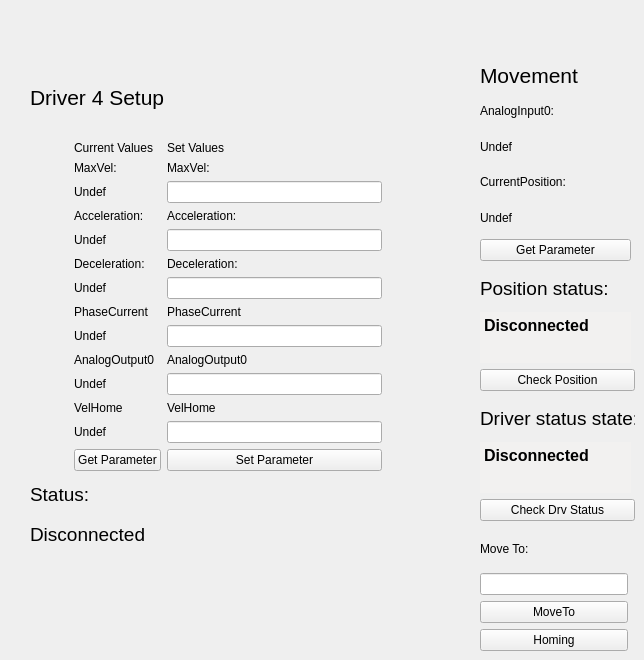
          <widget class="QWidget" name="tab_6">
           <attribute name="title">
            <string>4</string>
           </attribute>
           <attribute name="toolTip">
            <string>Driver 4 Setup and Movimentation</string>
           </attribute>
           <widget class="QWidget" name="layoutWidget_7">
            <property name="geometry">
             <rect>
              <x>480</x>
              <y>530</y>
              <width>148</width>
              <height>121</height>
             </rect>
            </property>
            <layout class="QVBoxLayout" name="verticalLayout_57">
             <item>
              <widget class="QLabel" name="label_219">
               <property name="text">
                <string>Move To:</string>
               </property>
              </widget>
             </item>
             <item>
              <widget class="QLineEdit" name="LineEditMoveToValue_4">
               <property name="toolTip">
                <string>Position to move driver 4</string>
               </property>
              </widget>
             </item>
             <item>
              <widget class="QPushButton" name="MoveTo_4">
               <property name="toolTip">
                <string>Move driver 4 to the position specified above</string>
               </property>
               <property name="text">
                <string>MoveTo</string>
               </property>
              </widget>
             </item>
             <item>
              <widget class="QPushButton" name="Homing_4">
               <property name="toolTip">
                <string>Execute the driver 4 homing procedure</string>
               </property>
               <property name="text">
                <string>Homing</string>
               </property>
              </widget>
             </item>
            </layout>
           </widget>
           <widget class="QWidget" name="layoutWidget_9">
            <property name="geometry">
             <rect>
              <x>480</x>
              <y>60</y>
              <width>151</width>
              <height>201</height>
             </rect>
            </property>
            <layout class="QVBoxLayout" name="verticalLayout_58">
             <item>
              <widget class="QLabel" name="label_222">
               <property name="font">
                <font>
                 <pointsize>16</pointsize>
                </font>
               </property>
               <property name="text">
                <string>Movement</string>
               </property>
              </widget>
             </item>
             <item>
              <widget class="QLabel" name="label_223">
               <property name="text">
                <string>AnalogInput0:</string>
               </property>
              </widget>
             </item>
             <item>
              <widget class="QLabel" name="LabelMovAnalogInput0_4">
               <property name="toolTip">
                <string>Current value of driver 4 AnalogInput(0)</string>
               </property>
               <property name="text">
                <string>Undef</string>
               </property>
              </widget>
             </item>
             <item>
              <widget class="QLabel" name="label_224">
               <property name="text">
                <string>CurrentPosition:</string>
               </property>
              </widget>
             </item>
             <item>
              <widget class="QLabel" name="LabelMovCurrentPosition_4">
               <property name="toolTip">
                <string>Current value of driver 4 CurrentPosition</string>
               </property>
               <property name="text">
                <string>Undef</string>
               </property>
              </widget>
             </item>
             <item>
              <widget class="QPushButton" name="GetParameterMov_4">
               <property name="toolTip">
                <string>Get position parameters of driver 4</string>
               </property>
               <property name="text">
                <string>Get Parameter</string>
               </property>
              </widget>
             </item>
            </layout>
           </widget>
           <widget class="QWidget" name="layoutWidget_8">
            <property name="geometry">
             <rect>
              <x>30</x>
              <y>60</y>
              <width>352</width>
              <height>491</height>
             </rect>
            </property>
            <layout class="QGridLayout" name="gridLayout_37">
             <item row="0" column="0" colspan="3">
              <widget class="QLabel" name="label_68">
               <property name="font">
                <font>
                 <pointsize>16</pointsize>
                </font>
               </property>
               <property name="text">
                <string>Driver 4 Setup</string>
               </property>
              </widget>
             </item>
             <item row="1" column="0">
              <layout class="QVBoxLayout" name="verticalLayout_10">
               <item>
                <widget class="QLabel" name="Images_4">
                 <property name="minimumSize">
                  <size>
                   <width>0</width>
                   <height>100</height>
                  </size>
                 </property>
                 <property name="maximumSize">
                  <size>
                   <width>200</width>
                   <height>150</height>
                  </size>
                 </property>
                 <property name="text">
                  <string/>
                 </property>
                 <property name="pixmap">
                  <pixmap resource="file.qrc">:/Driver.jpg</pixmap>
                 </property>
                 <property name="scaledContents">
                  <bool>true</bool>
                 </property>
                </widget>
               </item>
               <item>
                <widget class="QLabel" name="label_69">
                 <property name="text">
                  <string/>
                 </property>
                </widget>
               </item>
              </layout>
             </item>
             <item row="1" column="1">
              <widget class="QLabel" name="label_350">
               <property name="minimumSize">
                <size>
                 <width>25</width>
                 <height>0</height>
                </size>
               </property>
               <property name="text">
                <string/>
               </property>
              </widget>
             </item>
             <item row="1" column="2">
              <layout class="QGridLayout" name="gridLayout_15">
               <item row="0" column="0">
                <widget class="QLabel" name="label_70">
                 <property name="text">
                  <string>Current Values</string>
                 </property>
                </widget>
               </item>
               <item row="0" column="1">
                <widget class="QLabel" name="label_71">
                 <property name="text">
                  <string>Set Values</string>
                 </property>
                </widget>
               </item>
               <item row="1" column="0">
                <widget class="QLabel" name="label_72">
                 <property name="text">
                  <string>MaxVel:</string>
                 </property>
                </widget>
               </item>
               <item row="1" column="1">
                <widget class="QLabel" name="label_73">
                 <property name="text">
                  <string>MaxVel:</string>
                 </property>
                </widget>
               </item>
               <item row="2" column="0">
                <widget class="QLabel" name="LabelMaxVelSetup_4">
                 <property name="toolTip">
                  <string>Current value of driver 4 MaxVel</string>
                 </property>
                 <property name="text">
                  <string>Undef</string>
                 </property>
                </widget>
               </item>
               <item row="2" column="1">
                <widget class="QLineEdit" name="LineEditMaxVelSetup_4">
                 <property name="toolTip">
                  <string>&lt;html&gt;&lt;head/&gt;&lt;body&gt;&lt;p&gt;MaxVel of driver 4 to set&lt;/p&gt;&lt;/body&gt;&lt;/html&gt;</string>
                 </property>
                </widget>
               </item>
               <item row="3" column="0">
                <widget class="QLabel" name="label_74">
                 <property name="text">
                  <string>Acceleration:</string>
                 </property>
                </widget>
               </item>
               <item row="3" column="1">
                <widget class="QLabel" name="label_75">
                 <property name="text">
                  <string>Acceleration:</string>
                 </property>
                </widget>
               </item>
               <item row="4" column="0">
                <widget class="QLabel" name="LabelAccelerationSetup_4">
                 <property name="toolTip">
                  <string>Current value of driver 4 Acceleration</string>
                 </property>
                 <property name="text">
                  <string>Undef</string>
                 </property>
                </widget>
               </item>
               <item row="4" column="1">
                <widget class="QLineEdit" name="LineEditAccelerationSetup_4">
                 <property name="toolTip">
                  <string>&lt;html&gt;&lt;head/&gt;&lt;body&gt;&lt;p&gt;Acceleration of driver 4 to set&lt;/p&gt;&lt;/body&gt;&lt;/html&gt;</string>
                 </property>
                </widget>
               </item>
               <item row="5" column="0">
                <widget class="QLabel" name="label_76">
                 <property name="text">
                  <string>Deceleration:</string>
                 </property>
                </widget>
               </item>
               <item row="5" column="1">
                <widget class="QLabel" name="label_77">
                 <property name="text">
                  <string>Deceleration:</string>
                 </property>
                </widget>
               </item>
               <item row="6" column="0">
                <widget class="QLabel" name="LabelDecelerationSetup_4">
                 <property name="toolTip">
                  <string>Current value of driver 4 Deceleration</string>
                 </property>
                 <property name="text">
                  <string>Undef</string>
                 </property>
                </widget>
               </item>
               <item row="6" column="1">
                <widget class="QLineEdit" name="LineEditDecelerationSetup_4">
                 <property name="toolTip">
                  <string>&lt;html&gt;&lt;head/&gt;&lt;body&gt;&lt;p&gt;Deceleration of driver 4 to set&lt;/p&gt;&lt;/body&gt;&lt;/html&gt;</string>
                 </property>
                </widget>
               </item>
               <item row="7" column="0">
                <widget class="QLabel" name="label_78">
                 <property name="text">
                  <string>PhaseCurrent</string>
                 </property>
                </widget>
               </item>
               <item row="7" column="1">
                <widget class="QLabel" name="label_79">
                 <property name="text">
                  <string>PhaseCurrent</string>
                 </property>
                </widget>
               </item>
               <item row="8" column="0">
                <widget class="QLabel" name="LabelPhaseCurrentSetup_4">
                 <property name="toolTip">
                  <string>Current value of driver 4 PhaseCurrent</string>
                 </property>
                 <property name="text">
                  <string>Undef</string>
                 </property>
                </widget>
               </item>
               <item row="8" column="1">
                <widget class="QLineEdit" name="LineEditPhaseCurrentSetup_4">
                 <property name="toolTip">
                  <string>&lt;html&gt;&lt;head/&gt;&lt;body&gt;&lt;p&gt; PhaseCurrent of driver 4 to set&lt;/p&gt;&lt;/body&gt;&lt;/html&gt;</string>
                 </property>
                </widget>
               </item>
               <item row="9" column="0">
                <widget class="QLabel" name="label_80">
                 <property name="text">
                  <string>AnalogOutput0</string>
                 </property>
                </widget>
               </item>
               <item row="9" column="1">
                <widget class="QLabel" name="label_81">
                 <property name="text">
                  <string>AnalogOutput0</string>
                 </property>
                </widget>
               </item>
               <item row="10" column="0">
                <widget class="QLabel" name="LabelAnalogOutputSetup_4">
                 <property name="toolTip">
                  <string>Current value of driver 4 AnalogOutput(0)</string>
                 </property>
                 <property name="text">
                  <string>Undef</string>
                 </property>
                </widget>
               </item>
               <item row="10" column="1">
                <widget class="QLineEdit" name="LineEditAnalogOutputSetup_4">
                 <property name="toolTip">
                  <string>&lt;html&gt;&lt;head/&gt;&lt;body&gt;&lt;p&gt; AnalogOutput(0) of driver 4 to set&lt;/p&gt;&lt;/body&gt;&lt;/html&gt;</string>
                 </property>
                </widget>
               </item>
               <item row="11" column="0">
                <widget class="QLabel" name="label_351">
                 <property name="text">
                  <string>VelHome</string>
                 </property>
                </widget>
               </item>
               <item row="11" column="1">
                <widget class="QLabel" name="label_352">
                 <property name="text">
                  <string>VelHome</string>
                 </property>
                </widget>
               </item>
               <item row="12" column="0">
                <widget class="QLabel" name="LabelVelHomeSetup_4">
                 <property name="toolTip">
                  <string>Current value of driver 4 VelHome</string>
                 </property>
                 <property name="text">
                  <string>Undef</string>
                 </property>
                </widget>
               </item>
               <item row="12" column="1">
                <widget class="QLineEdit" name="LineEditVelHomeSetup_4">
                 <property name="toolTip">
                  <string>&lt;html&gt;&lt;head/&gt;&lt;body&gt;&lt;p&gt; VelHome of driver 4 to set&lt;/p&gt;&lt;/body&gt;&lt;/html&gt;</string>
                 </property>
                </widget>
               </item>
               <item row="13" column="0">
                <widget class="QPushButton" name="GetParameterDriver_4">
                 <property name="toolTip">
                  <string>&lt;html&gt;&lt;head/&gt;&lt;body&gt;&lt;p&gt;Get the current parameter of the driver 4&lt;/p&gt;&lt;/body&gt;&lt;/html&gt;</string>
                 </property>
                 <property name="text">
                  <string>Get Parameter</string>
                 </property>
                </widget>
               </item>
               <item row="13" column="1">
                <widget class="QPushButton" name="SetParameterDriver_4">
                 <property name="toolTip">
                  <string>&lt;html&gt;&lt;head/&gt;&lt;body&gt;&lt;p&gt;Set parameter of driver 4. Nota bene: in order to accomplished the command you have to set all the fields above.&lt;/p&gt;&lt;/body&gt;&lt;/html&gt;</string>
                 </property>
                 <property name="text">
                  <string>Set Parameter</string>
                 </property>
                </widget>
               </item>
              </layout>
             </item>
             <item row="2" column="0" colspan="3">
              <layout class="QVBoxLayout" name="verticalLayout_11">
               <item>
                <widget class="QLabel" name="label_82">
                 <property name="font">
                  <font>
                   <pointsize>14</pointsize>
                  </font>
                 </property>
                 <property name="text">
                  <string>Status:</string>
                 </property>
                </widget>
               </item>
               <item>
                <widget class="QLabel" name="LabelStatusDriver4">
                 <property name="font">
                  <font>
                   <pointsize>14</pointsize>
                  </font>
                 </property>
                 <property name="toolTip">
                  <string>Driver 4 Status</string>
                 </property>
                 <property name="text">
                  <string>Disconnected</string>
                 </property>
                </widget>
               </item>
              </layout>
             </item>
            </layout>
           </widget>
           <widget class="QWidget" name="layoutWidget_44">
            <property name="geometry">
             <rect>
              <x>480</x>
              <y>270</y>
              <width>155</width>
              <height>121</height>
             </rect>
            </property>
            <layout class="QVBoxLayout" name="verticalLayout_81">
             <item>
              <layout class="QVBoxLayout" name="verticalLayout_37">
               <item>
                <widget class="QLabel" name="label_291">
                 <property name="font">
                  <font>
                   <pointsize>14</pointsize>
                  </font>
                 </property>
                 <property name="text">
                  <string>Position status:</string>
                 </property>
                </widget>
               </item>
               <item>
                <widget class="QTextEdit" name="LabelPositionStatus_4">
                 <property name="maximumSize">
                  <size>
                   <width>151</width>
                   <height>51</height>
                  </size>
                 </property>
                 <property name="palette">
                  <palette>
                   <active>
                    <colorrole role="Base">
                     <brush brushstyle="SolidPattern">
                      <color alpha="255">
                       <red>242</red>
                       <green>241</green>
                       <blue>240</blue>
                      </color>
                     </brush>
                    </colorrole>
                   </active>
                   <inactive>
                    <colorrole role="Base">
                     <brush brushstyle="SolidPattern">
                      <color alpha="255">
                       <red>242</red>
                       <green>241</green>
                       <blue>240</blue>
                      </color>
                     </brush>
                    </colorrole>
                   </inactive>
                   <disabled>
                    <colorrole role="Base">
                     <brush brushstyle="SolidPattern">
                      <color alpha="255">
                       <red>255</red>
                       <green>255</green>
                       <blue>255</blue>
                      </color>
                     </brush>
                    </colorrole>
                   </disabled>
                  </palette>
                 </property>
                 <property name="font">
                  <font>
                   <pointsize>12</pointsize>
                   <weight>75</weight>
                   <bold>true</bold>
                  </font>
                 </property>
                 <property name="toolTip">
                  <string>&lt;html&gt;&lt;head/&gt;&lt;body&gt;&lt;p&gt;&lt;span style=&quot; font-size:11pt; font-weight:400;&quot;&gt;Here is printed the correspondence between the estimated position and the CurrentPosition of the driver 4.&lt;/span&gt;&lt;/p&gt;&lt;/body&gt;&lt;/html&gt;</string>
                 </property>
                 <property name="frameShape">
                  <enum>QFrame::NoFrame</enum>
                 </property>
                 <property name="html">
                  <string>&lt;!DOCTYPE HTML PUBLIC &quot;-//W3C//DTD HTML 4.0//EN&quot; &quot;http://www.w3.org/TR/REC-html40/strict.dtd&quot;&gt;
&lt;html&gt;&lt;head&gt;&lt;meta name=&quot;qrichtext&quot; content=&quot;1&quot; /&gt;&lt;style type=&quot;text/css&quot;&gt;
p, li { white-space: pre-wrap; }
&lt;/style&gt;&lt;/head&gt;&lt;body style=&quot; font-family:'.SF NS Text'; font-size:12pt; font-weight:600; font-style:normal;&quot;&gt;
&lt;p style=&quot; margin-top:0px; margin-bottom:0px; margin-left:0px; margin-right:0px; -qt-block-indent:0; text-indent:0px;&quot;&gt;&lt;span style=&quot; font-family:'Ubuntu';&quot;&gt;Disconnected&lt;/span&gt;&lt;/p&gt;&lt;/body&gt;&lt;/html&gt;</string>
                 </property>
                 <property name="textInteractionFlags">
                  <set>Qt::TextSelectableByMouse</set>
                 </property>
                </widget>
               </item>
              </layout>
             </item>
             <item>
              <widget class="QPushButton" name="CheckPositionButton_4">
               <property name="toolTip">
                <string>&lt;html&gt;&lt;head/&gt;&lt;body&gt;&lt;p&gt;Verify the correspondence between the estimated position and the current position of the driver 4.&lt;/p&gt;&lt;/body&gt;&lt;/html&gt;</string>
               </property>
               <property name="text">
                <string>Check Position</string>
               </property>
              </widget>
             </item>
            </layout>
           </widget>
           <widget class="QWidget" name="layoutWidget_58">
            <property name="geometry">
             <rect>
              <x>480</x>
              <y>400</y>
              <width>155</width>
              <height>121</height>
             </rect>
            </property>
            <layout class="QVBoxLayout" name="verticalLayout_98">
             <item>
              <layout class="QVBoxLayout" name="verticalLayout_99">
               <item>
                <widget class="QLabel" name="label_329">
                 <property name="font">
                  <font>
                   <pointsize>14</pointsize>
                  </font>
                 </property>
                 <property name="text">
                  <string>Driver status state:</string>
                 </property>
                </widget>
               </item>
               <item>
                <widget class="QTextEdit" name="LabelDrvStatus_4">
                 <property name="maximumSize">
                  <size>
                   <width>151</width>
                   <height>51</height>
                  </size>
                 </property>
                 <property name="palette">
                  <palette>
                   <active>
                    <colorrole role="Base">
                     <brush brushstyle="SolidPattern">
                      <color alpha="255">
                       <red>242</red>
                       <green>241</green>
                       <blue>240</blue>
                      </color>
                     </brush>
                    </colorrole>
                   </active>
                   <inactive>
                    <colorrole role="Base">
                     <brush brushstyle="SolidPattern">
                      <color alpha="255">
                       <red>242</red>
                       <green>241</green>
                       <blue>240</blue>
                      </color>
                     </brush>
                    </colorrole>
                   </inactive>
                   <disabled>
                    <colorrole role="Base">
                     <brush brushstyle="SolidPattern">
                      <color alpha="255">
                       <red>255</red>
                       <green>255</green>
                       <blue>255</blue>
                      </color>
                     </brush>
                    </colorrole>
                   </disabled>
                  </palette>
                 </property>
                 <property name="font">
                  <font>
                   <pointsize>12</pointsize>
                   <weight>75</weight>
                   <bold>true</bold>
                  </font>
                 </property>
                 <property name="toolTip">
                  <string>&lt;html&gt;&lt;head/&gt;&lt;body&gt;&lt;p&gt;&lt;span style=&quot; font-size:11pt; font-weight:400;&quot;&gt;Here is printed the correspondence between the estimated position and the CurrentPosition of the driver 1.&lt;/span&gt;&lt;/p&gt;&lt;/body&gt;&lt;/html&gt;</string>
                 </property>
                 <property name="frameShape">
                  <enum>QFrame::NoFrame</enum>
                 </property>
                 <property name="html">
                  <string>&lt;!DOCTYPE HTML PUBLIC &quot;-//W3C//DTD HTML 4.0//EN&quot; &quot;http://www.w3.org/TR/REC-html40/strict.dtd&quot;&gt;
&lt;html&gt;&lt;head&gt;&lt;meta name=&quot;qrichtext&quot; content=&quot;1&quot; /&gt;&lt;style type=&quot;text/css&quot;&gt;
p, li { white-space: pre-wrap; }
&lt;/style&gt;&lt;/head&gt;&lt;body style=&quot; font-family:'.SF NS Text'; font-size:12pt; font-weight:600; font-style:normal;&quot;&gt;
&lt;p style=&quot; margin-top:0px; margin-bottom:0px; margin-left:0px; margin-right:0px; -qt-block-indent:0; text-indent:0px;&quot;&gt;&lt;span style=&quot; font-family:'Ubuntu';&quot;&gt;Disconnected&lt;/span&gt;&lt;/p&gt;&lt;/body&gt;&lt;/html&gt;</string>
                 </property>
                 <property name="textInteractionFlags">
                  <set>Qt::TextSelectableByMouse</set>
                 </property>
                </widget>
               </item>
              </layout>
             </item>
             <item>
              <widget class="QPushButton" name="CheckDrvStatusButton_4">
               <property name="toolTip">
                <string>&lt;html&gt;&lt;head/&gt;&lt;body&gt;&lt;p&gt;Verify the correspondence between the estimated position and the current position of the driver 1.&lt;/p&gt;&lt;/body&gt;&lt;/html&gt;</string>
               </property>
               <property name="text">
                <string>Check Drv Status</string>
               </property>
              </widget>
             </item>
            </layout>
           </widget>
          </widget>
